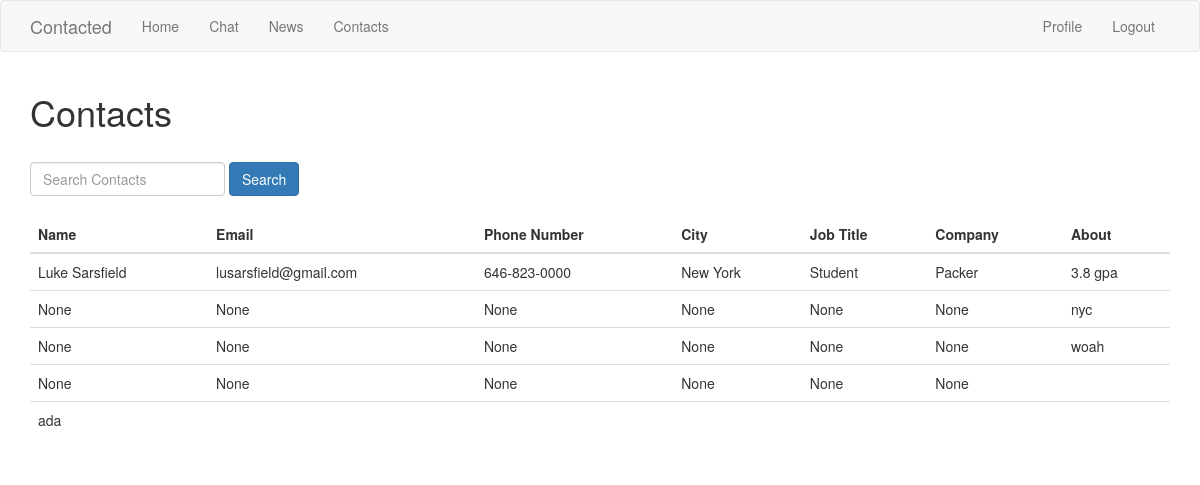
The page /contacts (signed in) on the database as committed earlier.
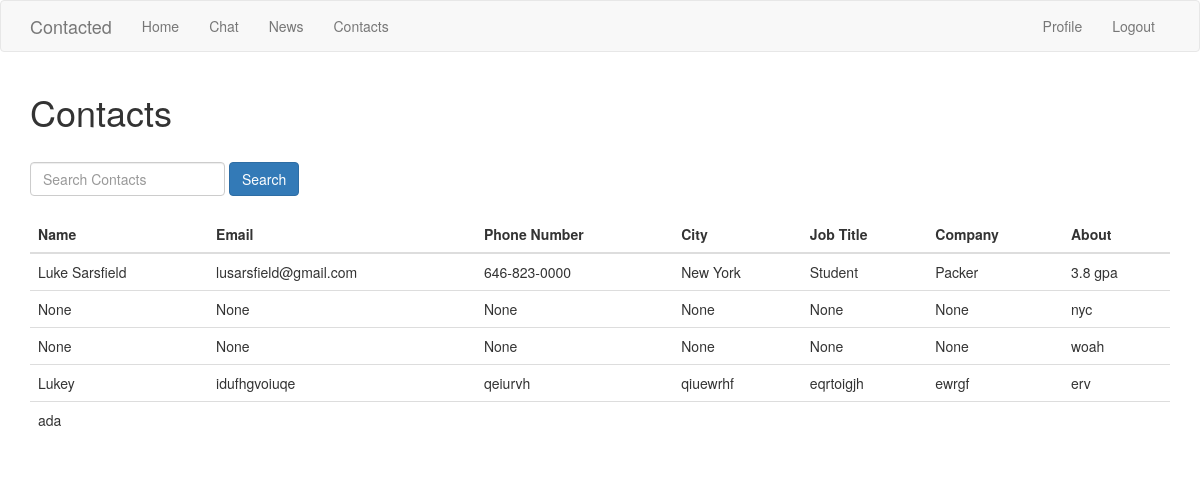
The same page on the database as committed later.
### app/models.py (models this page shows, shortened)
class User(UserMixin, db.Model):
    id = db.Column(db.Integer, primary_key=True)
    username = db.Column(db.String(64), index=True, unique=True)
    email = db.Column(db.String(120), index=True, unique=True)
    password_hash = db.Column(db.String(128))
    posts = db.relationship('Post', backref='author', lazy='dynamic')
    fullname_me = db.Column(db.String(140))
    email_me = db.Column(db.String(140))
    phonenumber_me = db.Column(db.String(140))
    city_me = db.Column(db.String(140))
    jobtitle_me = db.Column(db.String(140))
    company_me = db.Column(db.String(140))
    about_me = db.Column(db.String(140))
    last_seen = db.Column(db.DateTime, default=datetime.utcnow)
    followed = db.relationship(
        'User', secondary=followers,
        primaryjoin=(followers.c.follower_id == id),
        secondaryjoin=(followers.c.followed_id == id),
        backref=db.backref('followers', lazy='dynamic'), lazy='dynamic')

### app/routes.py (the view)
@app.route('/contacts', methods=['GET', 'POST'])
@login_required
def contacts():
    users = User.query.all()
    return render_template('contacts.html', users=users)

### app/models.py (called while the page is built)
@login.user_loader
def load_user(id):
    return User.query.get(int(id))

### app/routes.py (called while the page is built)
@app.before_request
def before_request():
    if current_user.is_authenticated:
        current_user.last_seen = datetime.utcnow()
        db.session.commit()

### app/templates/contacts.html (shortened to what this page needs)
{% extends "base.html" %}
{% block content %}
  <div class="container">
    <h1>Contacts</h1>
    <br>
    <form class="form-inline mb-3">
      <div class="form-group">
        <input type="text" class="form-control" id="search-input" placeholder="Search Contacts">
      </div>
      <button type="button" class="btn btn-primary" id="search-button">Search</button>
    </form>
    <br>
    <table class="table">
      <thead>
        <tr>
          <th>Name</th>
          <th>Email</th>
          <th>Phone Number</th>
          <th>City</th>
          <th>Job Title</th>
          <th>Company</th>
          <th>About</th>
        </tr>
      </thead>
      <tbody>
        {% for user in users %}
        <tr>
          <td>{{ user.fullname_me }}</td>
          <td>{{ user.email_me }}</td>
          <td>{{ user.phonenumber_me }}</td>
          <td>{{ user.city_me }}</td>
          <td>{{ user.jobtitle_me }}</td>
          <td>{{ user.company_me }}</td>
          <td>{{ user.about_me }}</td>
        </tr>
        {% endfor %}
      </tbody>
    </table>
  </div>
{% endblock %}

Rows that differ between the two databases and show on the page:
changed User: fullname_me "None" → "Lukey"; email_me "None" → "idufhgvoiuqe"; phonenumber_me "None" → "qeiurvh"; city_me "None" → "qiuewrhf"; jobtitle_me "None" → "eqrtoigjh"; company_me "None" → "ewrgf"; about_me (not shown) → "erv"
